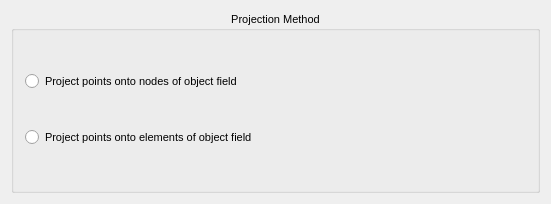
<?xml version="1.0" encoding="UTF-8"?>
<ui version="4.0">
 <class>ProjectPointsOntoMesh</class>
 <widget class="QDialog" name="ProjectPointsOntoMesh">
  <property name="geometry">
   <rect>
    <x>0</x>
    <y>0</y>
    <width>551</width>
    <height>204</height>
   </rect>
  </property>
  <property name="minimumSize">
   <size>
    <width>391</width>
    <height>132</height>
   </size>
  </property>
  <property name="windowTitle">
   <string>ProjectPointsOntoMesh</string>
  </property>
  <layout class="QGridLayout" name="gridLayout_2">
   <item row="0" column="0">
    <widget class="QGroupBox" name="groupBox">
     <property name="font">
      <font>
       <pointsize>8</pointsize>
       <weight>50</weight>
       <bold>false</bold>
      </font>
     </property>
     <property name="title">
      <string>Projection Method</string>
     </property>
     <property name="alignment">
      <set>Qt::AlignCenter</set>
     </property>
     <layout class="QGridLayout" name="gridLayout">
      <item row="0" column="0">
       <widget class="QRadioButton" name="pointsOntoNodesRadioButton_">
        <property name="text">
         <string>Project points onto nodes of object field</string>
        </property>
       </widget>
      </item>
      <item row="1" column="0">
       <widget class="QRadioButton" name="pointsOntoElementsRadioButton_">
        <property name="text">
         <string>Project points onto elements of object field</string>
        </property>
       </widget>
      </item>
     </layout>
    </widget>
   </item>
  </layout>
 </widget>
 <layoutdefault spacing="6" margin="11"/>
 <resources/>
 <connections/>
</ui>
